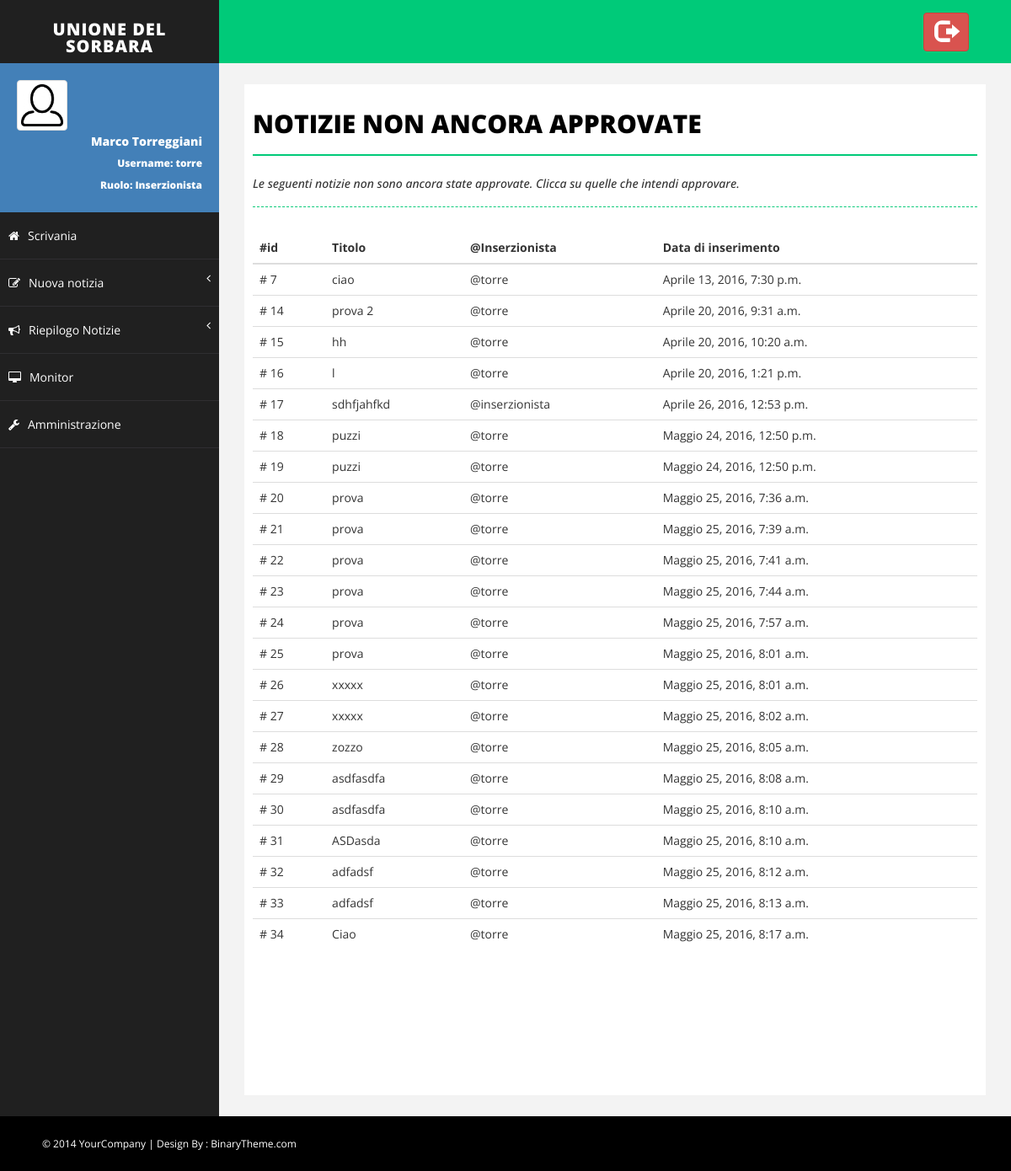
Screenshot of /NotizieDaApprovare (signed in) with the database file from the repository.
### Monitor/models.py (models this page shows, shortened)
class MyUser(AbstractUser):
    foto_profilo = models.ImageField(upload_to=get_nome_immagine_utente, default=settings.NO_PROFILO)
    notifiche = models.BooleanField(default=True)

class Notizia(models.Model):
    titolo = models.CharField(max_length=settings.MAX_LUN_TITOLO)
    descrizione = models.TextField(max_length=settings.MAX_LUN_DESCRIZIONE)
    immagine = models.ImageField(upload_to=get_nome_immagine_notizia, default=None, blank=True)
    approvata = models.BooleanField(default=False)
    inserzionista = models.ForeignKey(MyUser)
    data_inserimento = models.DateTimeField(default=timezone.now)
    data_scadenza = models.DateTimeField(default=timezone.now()+datetime.timedelta(days=15))

### Monitor/views.py (the view)
# urls.py: url(r'^NotizieDaApprovare', views.notizie_da_approvare, name='notizie_da_approvare'),
@login_required(login_url='/login')
def notizie_da_approvare(request):
    notizie = Notizia.objects.filter(approvata=False)
    return render(request, 'Monitor/notizie_da_approvare.html', {'notizie': notizie})

### Monitor/templatetags/Monitor_extras.py (called while the page is built)
@register.filter(name='has_group')
def has_group(user, group_name):
    group = Group.objects.get(name=group_name)
    return True if group in user.groups.all() else False

@register.filter(name='is_admin')
def is_admin(user):
    return user.is_superuser

### Monitor/templates/Monitor/notizie_da_approvare.html
{% extends 'Monitor/base.html' %}
{% block body %}
    <div id="page-inner">
        <div class="row">
            <div class="col-md-12">
                <h1 class="page-head-line">Notizie non ancora approvate</h1>
                <h1 class="page-subhead-line">Le seguenti notizie non sono ancora state approvate.
                    Clicca su quelle che intendi approvare.</h1>
            </div>
        </div>
        {% if notizie|length == 0 %}
            <div class="panel">
                <div class="alert alert-success" role="alert">
                    Nessuna notizia da approvare! Tutte le notizie publicate sono visualizzate sui Monitor
                </div>
            </div>
        {% else %}
            <div class="table-responsive">
                <table class="table table-hover">
                    <thead>
                        <tr>
                            <th>#id</th>
                            <th>Titolo</th>
                            <th>@Inserzionista</th>
                            <th>Data di inserimento</th>
                        </tr>
                    </thead>
                    <tbody>
                        {% for notizia in notizie %}
                            <tr onclick = "location.href='{% url 'Monitor:approva_notizia' notizia.id %}'">
                                <td># {{ notizia.id }}</td>
                                <td>{{ notizia.titolo }}</td>
                                <td>@{{ notizia.inserzionista }}</td>
                                <td>{{ notizia.data_inserimento }}</td>
                            </tr>
                        {% endfor %}
                    </tbody>
                </table>
            </div>
        {% endif %}
    </div>
{% endblock %}

### Monitor/templates/Monitor/base.html (shortened to what this page needs)
<!DOCTYPE html>
<html xmlns="http://www.w3.org/1999/xhtml">
<head>
    {% load staticfiles %}
    {% load Monitor_extras %}
    <link href="{% static 'Monitor/css/bootstrap.css' %}" rel="stylesheet" />
    <link href="{% static 'Monitor/css/font-awesome.css' %}" rel="stylesheet" />
    <link href="{% static 'Monitor/css/basic.css' %}" rel="stylesheet" />
    <link href="{% static 'Monitor/css/custom.css' %}" rel="stylesheet" />
    <link href="{% static 'Monitor/css/prettyPhoto.css' %}" rel="stylesheet">
</head>
<body>
    <div id="wrapper">
        <nav class="navbar navbar-default navbar-cls-top " role="navigation" style="margin-bottom: 0">
            <div class="navbar-header">
                <a class="navbar-brand" href="{% url 'Monitor:index' %}">Unione del Sorbara</a>
            </div>
            <div class="header-right">
				<a href="{% url 'Monitor:logout' %}" class="btn btn-danger" title="Logout">
                    <i class="glyphicon glyphicon-log-out fa-2x"></i>
                </a>
            </div>
        </nav>
        <nav class="navbar-default navbar-side" role="navigation">
            <div class="sidebar-collapse">
                <ul class="nav" id="main-menu">
                    <li>
                        <div class="user-img-div">
                            <img src="{{ request.user.foto_profilo.url }}" class="img-thumbnail" />
                            <div class="inner-text">
                                {{ request.user.first_name }} {{ request.user.last_name }}
                            <br />
                                <small>
                                    Username: {{ request.user.username }} <br />
                                    Ruolo:
                                    {% if request.user|has_group:"Revisore" %}
                                        Revisore
                                        {% elif request.user|has_group:"Inserzionista" %}
                                        Inserzionista
                                    {% endif %}
                                </small>
                            </div>
                        </div>
                    </li>
                    <li>
                        <a  href="{% url 'Monitor:index' %}"><i class="fa fa-home "></i>Scrivania</a>
                    </li>
                    {% if request.user|has_group:"Inserzionista" %}
                        <li>
                             <a href="#"><i class="fa fa-edit "></i>Nuova notizia<span class="fa arrow"></span></a>
                        </li>
                    {% endif %}
                    <li>
                         <a href="#"><i class="fa fa-bullhorn "></i>Riepilogo Notizie<span class="fa arrow"></span></a>
                    </li>
                    <li>
                        <a href="{% url 'Monitor:lista_monitor' %}"><i class="fa fa-desktop"> </i>Monitor</a>
                    </li>
                    {% if request.user|is_admin %}
                        <li>
                             <a href="{% url 'admin:index' %}"><i class="fa fa-wrench"> </i>Amministrazione</a>
                        </li>
                    {% endif %}
                </ul>
            </div>
        </nav>
        <div id="page-wrapper">
            {% block body %}
            {% endblock %}
        </div>
    </div>
    <div id="footer-sec">
        &copy; 2014 YourCompany | Design By : <a href="http://www.binarytheme.com/" target="_blank">BinaryTheme.com</a>
    </div>
</body>
</html>

### Monitor/static/Monitor/css/basic.css (style rules this page uses)
body { font-family: 'Open Sans', sans-serif; line-height:25px; }
#wrapper { width: 100%; background: #202020; }
#page-wrapper { padding: 15px 15px; min-height: 600px; background: #F3F3F3; }
#page-inner { width: 100%; margin: 10px 20px 10px 0px; background-color: #fff!important; padding: 10px; min-height: 1200px; }
.page-head-line { font-size: 30px; text-transform: uppercase; color: #000; font-weight: 800; padding-bottom: 20px; border-bottom: 2px solid #00CA79; margin-bottom: 10px; }
.page-subhead-line { font-size: 14px; padding-top: 5px; padding-bottom: 20px; font-style:italic; margin-bottom:30px; border-bottom:1px dashed #00CA79; }
.navbar-cls-top .navbar-brand { color: #fff; background: #202020; width: 260px; text-align: center; height: 75px; font-size: 20px; letter-spacing: 1px; font-weight: 900; padding-top: 25px; text-transform:uppercase; }
.header-right { color: #fff; padding: 15px 50px 5px 50px; float: right; font-size: 16px; }
.user-img-div { min-height: 140px; padding: 20px; background-color: #4380B8; }
.user-img-div img { max-height: 60px; }
.user-img-div .inner-text { text-align: right; position: relative; color: #fff; font-weight: 800; line-height: 25px; }
.arrow { float: right; }
.fa.arrow:before { content: "\f104"; }
.sidebar-collapse, .sidebar-collapse .nav { background: none; }
.sidebar-collapse .nav { padding: 0; }
.sidebar-collapse .nav > li > a { color: #fff; background: #202020; text-shadow: none; padding: 15px 40px; border-bottom: 1px solid #2F2E31; }
.sidebar-collapse > .nav > li > a { padding: 15px 10px; }
.navbar-side { border: none; background-color: #202020; }
.navbar-cls-top { background: #00CA79; border-bottom: none; }
.navbar-default { border: 0px solid black; }
.navbar-header { background: #000000; }
.nav > li > a > i { margin-right: 10px; }
#footer-sec { background-color:#000; padding:20px 50px; color:#fff; font-size:12px; }
#footer-sec a { color:#fff; }
@media (min-width:768px) { #page-wrapper { margin: 0 0 0 260px; padding: 15px 30px; min-height: 1200px; } }
@media (min-width:768px) { .navbar-side { z-index: 1; position: absolute; width: 260px; } }
@media (min-width:768px) { .navbar { border-radius: 0px; } }

### rows the page displays
MyUser: user.foto_profilo (picture), user.first_name "Marco", user.last_name "Torreggiani", user.username "torre"
Notizia: id "7", titolo "ciao", inserzionista "torre", data_inserimento "Aprile 13, 2016, 7:30 p.m."
Notizia: id "14", titolo "prova 2", inserzionista "torre", data_inserimento "Aprile 20, 2016, 9:31 a.m."
Notizia: id "15", titolo "hh", inserzionista "torre", data_inserimento "Aprile 20, 2016, 10:20 a.m."
Notizia: id "16", titolo "l", inserzionista "torre", data_inserimento "Aprile 20, 2016, 1:21 p.m."
Notizia: id "17", titolo "sdhfjahfkd", inserzionista "inserzionista", data_inserimento "Aprile 26, 2016, 12:53 p.m."
Notizia: id "18", titolo "puzzi", inserzionista "torre", data_inserimento "Maggio 24, 2016, 12:50 p.m."
Notizia: id "19", titolo "puzzi", inserzionista "torre", data_inserimento "Maggio 24, 2016, 12:50 p.m."
Notizia: id "20", titolo "prova", inserzionista "torre", data_inserimento "Maggio 25, 2016, 7:36 a.m."
Notizia: id "21", titolo "prova", inserzionista "torre", data_inserimento "Maggio 25, 2016, 7:39 a.m."
Notizia: id "22", titolo "prova", inserzionista "torre", data_inserimento "Maggio 25, 2016, 7:41 a.m."
Notizia: id "23", titolo "prova", inserzionista "torre", data_inserimento "Maggio 25, 2016, 7:44 a.m."
Notizia: id "24", titolo "prova", inserzionista "torre", data_inserimento "Maggio 25, 2016, 7:57 a.m."
Notizia: id "25", titolo "prova", inserzionista "torre", data_inserimento "Maggio 25, 2016, 8:01 a.m."
Notizia: id "26", titolo "xxxxx", inserzionista "torre", data_inserimento "Maggio 25, 2016, 8:01 a.m."
Notizia: id "27", titolo "xxxxx", inserzionista "torre", data_inserimento "Maggio 25, 2016, 8:02 a.m."
Notizia: id "28", titolo "zozzo", inserzionista "torre", data_inserimento "Maggio 25, 2016, 8:05 a.m."
Notizia: id "29", titolo "asdfasdfa", inserzionista "torre", data_inserimento "Maggio 25, 2016, 8:08 a.m."
Notizia: id "30", titolo "asdfasdfa", inserzionista "torre", data_inserimento "Maggio 25, 2016, 8:10 a.m."
Notizia: id "31", titolo "ASDasda", inserzionista "torre", data_inserimento "Maggio 25, 2016, 8:10 a.m."
Notizia: id "32", titolo "adfadsf", inserzionista "torre", data_inserimento "Maggio 25, 2016, 8:12 a.m."
Notizia: id "33", titolo "adfadsf", inserzionista "torre", data_inserimento "Maggio 25, 2016, 8:13 a.m."
Notizia: id "34", titolo "Ciao", inserzionista "torre", data_inserimento "Maggio 25, 2016, 8:17 a.m."
